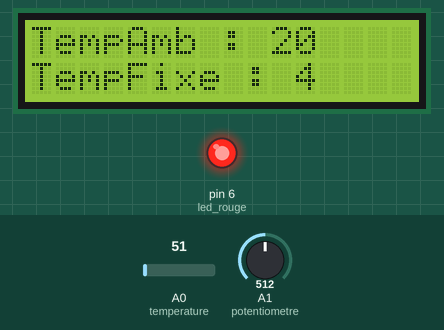
This sketch was run on a simulated Arduino Uno, built with avr-gcc and run on an emulated ATmega328P. Shown: 16×2 character LCD, output pins drawn as LEDs (lit = HIGH). The inputs (shaded band) are chosen by the test bench; at power-on: A1 (potentiometre) = 512, A0 (temperature) = 51. What the sketch prints to the serial monitor is not drawn.

Above: at 1.2 s.
1.3 s: A1 (potentiometre) set to 134
At 3.0 s:
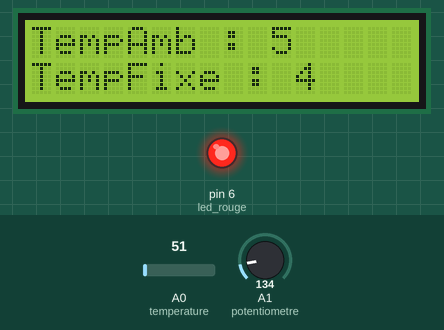
3.5 s: A1 (potentiometre) set to 122
At 5.0 s:
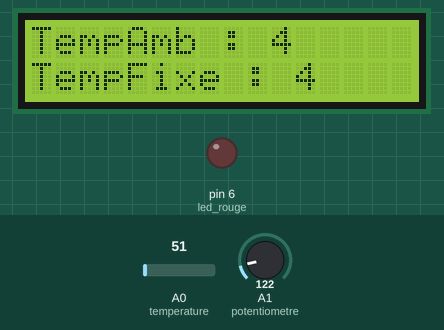
5.5 s: A0 (temperature) set to 61
At 6.9 s:
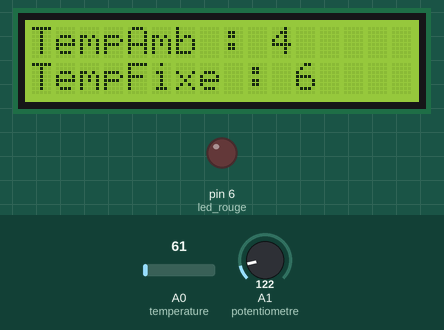
7.6 s: A0 (temperature) set to 71
At 8.9 s:
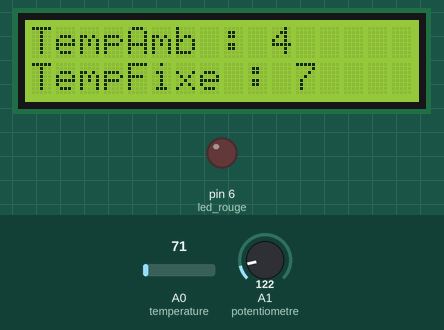
9.6 s: A1 (potentiometre) set to 0
At 10.9 s:
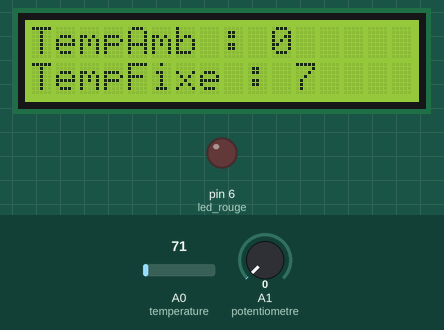
11.6 s: A0 (temperature) set to 86
At 12.8 s:
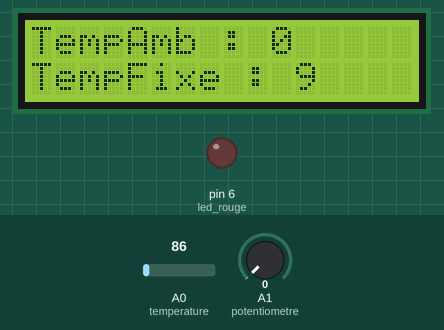
Timing chart, 0 to 14.6 s (numbered marks = the images above; inputs shaded):
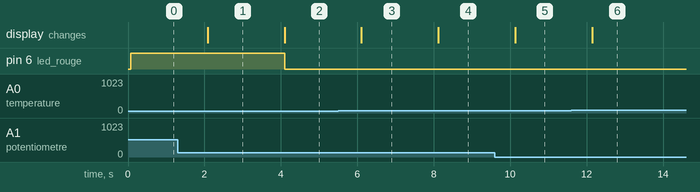

Measured:
- the behaviour switches between 128 and 127 on A1 (potentiometre) (found by bisection; images 1 and 2)
- after the input at 1.3 s, the display: changes after 0.78 s (image 1)
- after the input at 3.5 s, pin 6 (led_rouge): HIGH → LOW after 0.59 s; the display: changes after 0.60 s (image 2)
- after the input at 5.5 s, the display: changes after 0.61 s (image 3)
- after the input at 7.6 s, the display: changes after 0.52 s (image 4)
- after the input at 9.6 s, the display: changes after 0.53 s (image 5)
- after the input at 11.6 s, the display: changes after 0.54 s (image 6)

The sketch:

TP3_EX3b.ino
```cpp
#include<LiquidCrystal.h>
#define led_rouge 6
#define temperature A0
#define potentiometre A1

LiquidCrystal lcd(12, 11, 5, 4, 3, 2);

int potValue = 0;
int tempValue = 0;

void setup() {
  Serial.begin(9600);
  pinMode(led_rouge, OUTPUT);

  pinMode(temperature, INPUT);
  pinMode(potentiometre, INPUT);

  lcd.begin(16, 2);
  lcd.clear();
}

void loop(){
  tempValue = analogRead(temperature);
  tempValue = map(tempValue,20,358,0,50);

  potValue = analogRead(potentiometre);
  potValue = map(potValue,0,1023,0,40);
  Serial.println(potValue) ;

  lcd.clear();

  lcd.setCursor(0, 0);
  lcd.print("TempAmb :");
  lcd.setCursor(0, 1);
  lcd.print("TempFixe :");
  digitalWrite(led_rouge, LOW);
  if(potValue > tempValue){
    digitalWrite(led_rouge, HIGH);
  }
  lcd.setCursor(10, 0);
  lcd.print(potValue);
  lcd.setCursor(11, 1);
  lcd.print(tempValue);
  delay(1000);
}
```
